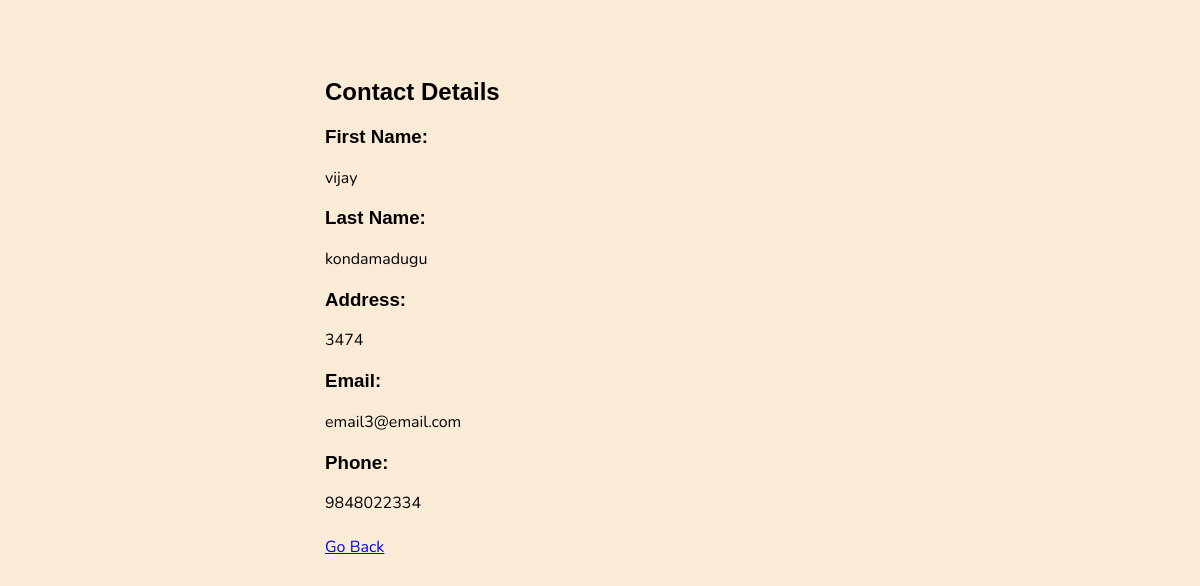
The page /contact/5/ (signed in) on the database its author committed.
### main/models.py (models this page shows, shortened)
class Contact(models.Model):
    user = models.ForeignKey(User, on_delete=models.CASCADE, null=True, blank=True)
    first_name = models.CharField(max_length=20, verbose_name="First Name")
    last_name = models.CharField(max_length=30, verbose_name="Last Name")
    address = models.CharField(max_length=255, verbose_name="Address", blank=True)
    email = models.EmailField(max_length=50, verbose_name="Email", blank=True)
    phone_regex = RegexValidator(regex=r'^\+?1?\d{9,15}$', message="Correct format: '+999999999'. Up to 15 digits allowed.")
    phone = models.CharField(validators=[phone_regex], max_length=17, blank=True, verbose_name="Phone Number") # validators should be a list
    date = models.DateTimeField(auto_now_add=True, verbose_name='Created Date')
    class Meta:
        ordering = ['first_name']

### main/views.py (the view)
# urls.py: path('contact/<int:pk>/', ContactDetail.as_view(), name='contact'),
class ContactDetail(LoginRequiredMixin, DetailView):
    model = Contact
    context_object_name = 'contact'
    template_name = 'main/detail.html'

### main/templates/main/detail.html
{% extends 'main/main.html' %}
{% block content %}
<h2>Contact Details</h2>
<h3> First Name: </h3> <div class="new-font">{{contact.first_name}}</div>
<h3> Last Name: </h3> <div class="new-font">{{contact.last_name}}</div>
<h3> Address: </h3> <div class="new-font">{{contact.address}}</div>
<h3> Email: </h3> <div class="new-font">{{contact.email}}</div>
<h3> Phone: </h3> <div class="new-font">{{contact.phone}}</div>
<br>
<a href="{% url 'contacts' %}">Go Back</a>
{% endblock content %}

### main/templates/main/main.html (style rules this page uses)
body { background-color: antiquewhite; font-family: 'Nunito', sans-serif; padding-top: 50px; }
h1, h2, h3, h4, h5, h6 { font-family: 'Raleway', sans-serif; }

### rows shown on the page
Contact: first_name "vijay", last_name "kondamadugu", address "3474", email "email3@email.com", phone "9848022334"
